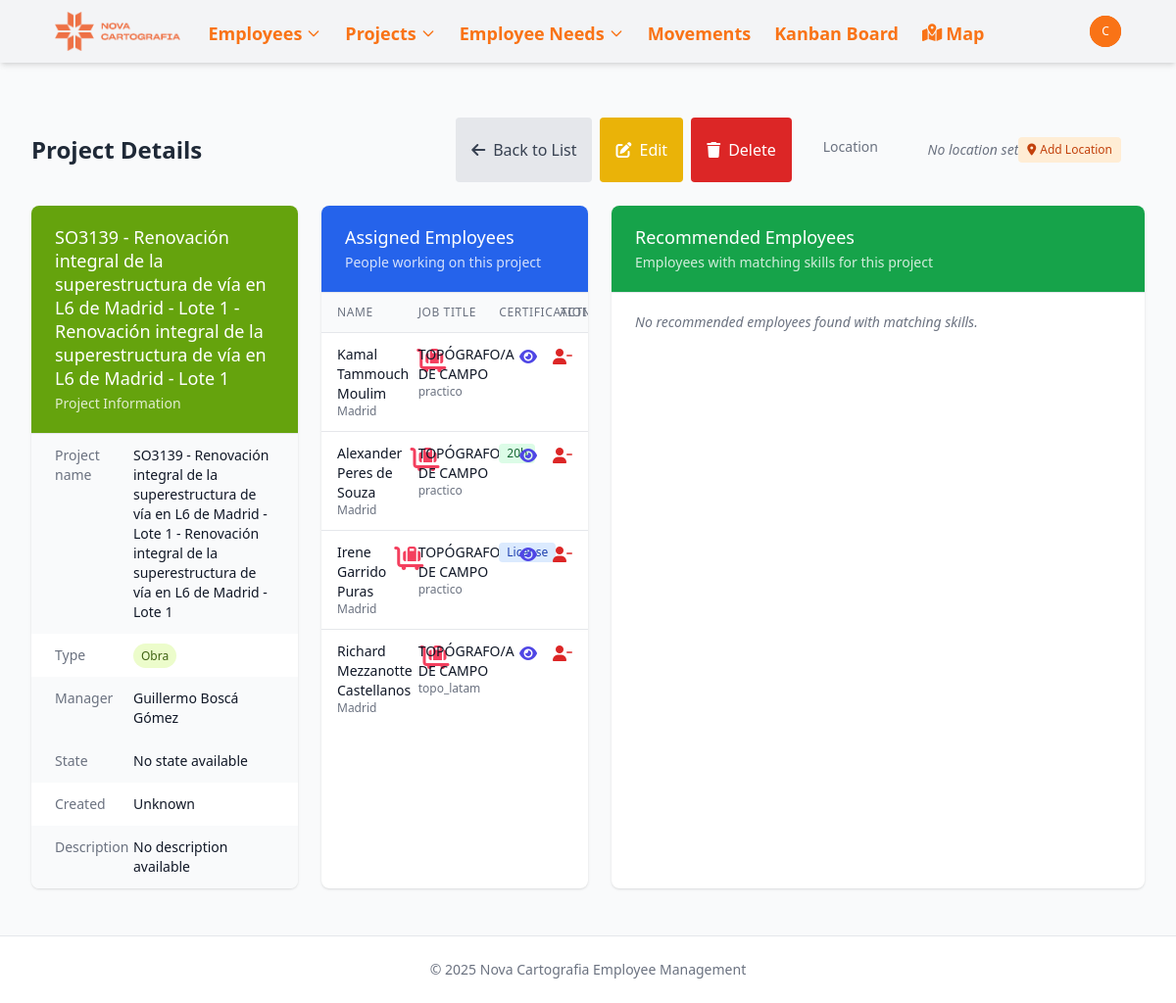
Page /projects/110/ (signed in) on the earlier database version.
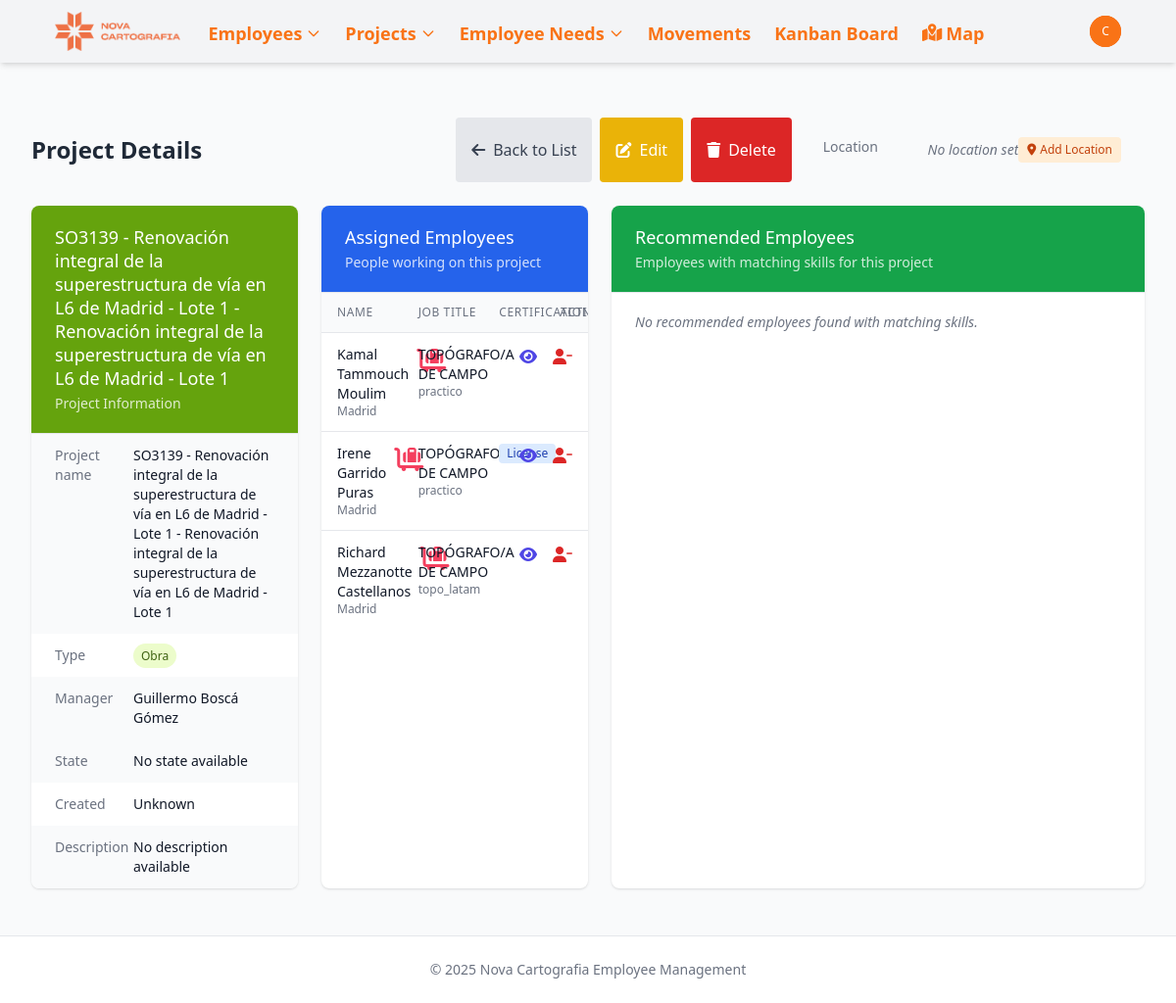
Same page on the later database version.
### novacartografia_employee_management/models.py (models this page shows, shortened)
class Employee(models.Model):
    name = models.CharField(max_length=100)
    job = models.CharField(max_length=100)
    project_id = models.ForeignKey(Project, on_delete=models.SET_NULL, related_name='employee_set', blank=True, null=True)
    street = models.CharField(max_length=100, blank=True, null=True)
    city = models.CharField(max_length=100, blank=True, null=True)
    active = models.BooleanField(default=True, help_text="Indicates if the employee is currently active")
    start_date = models.DateField(default=timezone.now, help_text="When the employee started working", null=True, blank=True)
    end_date = models.DateField(blank=True, null=True, help_text="When the employee ended working, if applicable")
    state = models.CharField(max_length=50, default='valencia',
           choices=[
                ('Araba (Álava)', 'Álava'),
                ('Albacete', 'Albacete'),
                ('Alacant (Alicante)', 'Alicante'),
                ('Almería', 'Almería'),
                ('Asturias', 'Asturias'),
                ('Ávila', 'Ávila'),
                ('Badajoz', 'Badajoz'),
                ('Barcelona', 'Barcelona'),
                ('Burgos', 'Burgos'),
                ('Cáceres', 'Cáceres'),
                ('Cádiz', 'Cádiz'),
                ('Cantabria', 'Cantabria'),
                ('Castelló (Castellón)', 'Castellón'),
                ('Ceuta', 'Ceuta'),
                ('Ciudad Real', 'Ciudad Real'),
                ('Córdoba', 'Córdoba'),
                ('Cuenca', 'Cuenca'),
                ('Gerona', 'Gerona'),
                ('Granada', 'Granada'),
                ('Guadalajara', 'Guadalajara'),
                ('Gipuzkoa (Guipúzcoa)', 'Guipúzcoa'),
                ('Huelva', 'Huelva'),
                ('Huesca', 'Huesca'),
                ('Islas Baleares', 'Islas Baleares'),
                ('Jaén', 'Jaén'),
                ('A Coruña (La Coruña)', 'La Coruña'),
                ('La Rioja', 'La Rioja'),
                ('Las Palmas', 'Las Palmas'),
                ('León', 'León'),
                ('Lérida', 'Lérida'),
                ('Lleida', 'Lérida'),  # Agregado porque aparece en tu CSV
                ('Lugo', 'Lugo'),
                ('Madrid', 'Madrid'),
                ('Málaga', 'Málaga'),
                ('Melilla', 'Melilla'),
                ('Murcia', 'Murcia'),
                ('Navarra (Nafarroa)', 'Navarra'),  # Corregido para coincidir con el CSV
                ('Orense', 'Orense'),
                ('Palencia', 'Palencia'),
                ('Pontevedra', 'Pontevedra'),
                ('Salamanca', 'Salamanca'),
                ('Santa Cruz de Tenerife', 'Santa Cruz de Tenerife'),
                ('Segovia', 'Segovia'),
                ('Sevilla', 'Sevilla'),
                ('Soria', 'Soria'),
                ('Tarragona', 'Tarragona'),
                ('Teruel', 'Teruel'),
                ('Toledo', 'Toledo'),
                ('Valencia', 'Valencia'),
                ('Valladolid', 'Valladolid'),
                ('Bizkaia (Vizcaya)', 'Vizcaya'),
                ('Zamora', 'Zamora'),
                ('Zaragoza', 'Zaragoza'),
            ])
    latitude = models.FloatField(null=True, blank=True)
    longitude = models.FloatField(null=True, blank=True)
    academic_training = models.CharField(max_length=100, blank=True, null=True)
    driver_license = models.BooleanField(default=False)
    twenty_hours = models.BooleanField(default=False)
    sixty_hours = models.BooleanField(default=False)
    confine = models.BooleanField(default=False)
    height = models.BooleanField(default=False)
    mining = models.BooleanField(default=False)
    railway_carriage = models.BooleanField(default=False)
    railway_mounting = models.BooleanField(default=False)
    building = models.BooleanField(default=False)
    office_work = models.BooleanField(default=False)
    scanner = models.BooleanField(default=False)
    leveling = models.BooleanField(default=False)
    static = models.BooleanField(default=False)
    drag = models.BooleanField(default=False)
    locked = models.BooleanField(default=False, help_text="Indicates if the employee is locked for a future project")
    vacations_from = models.DateField(blank=True, null=True)
    vacations_to = models.DateField(blank=True, null=True)
    leave_from = models.DateField(blank=True, null=True)
    leave_to = models.DateField(blank=True, null=True)

### novacartografia_employee_management/views.py (the view)
# urls.py: path('projects/<int:pk>/', views.project_detail, name='project_detail'),
@login_required
def project_detail(request, pk):
    project = get_object_or_404(Project, pk=pk)
    required_skill_fields = [skill for skill in [
        'twenty_hours', 'sixty_hours', 'confine', 'height', 'mining',  # Verificamos que 'height' está aquí
        'railway_carriage', 'railway_mounting', 'building',
        'office_work', 'scanner', 'leveling', 'static', 'drag'
    ] if getattr(project, skill, False)]
    print(f"Required skills: {required_skill_fields}")
    print(f"Project height value: {project.height}")
    required_skills_count = len(required_skill_fields)
    if required_skills_count > 0:
        skill_filter = reduce(operator.or_, [Q(**{skill: True}) for skill in required_skill_fields])
        employees = Employee.objects.filter(skill_filter)
        matching_employees = []
        for emp in employees:
            matches = sum(1 for skill in required_skill_fields if getattr(emp, skill, False))
            if 'height' in required_skill_fields:
                print(f"Employee {emp.name} height: {emp.height}, height matches: {'height' in required_skill_fields and emp.height}")
            percentage = (matches / required_skills_count) * 100
            emp.match_count = matches
            emp.required_count = required_skills_count
            emp.match_percentage = percentage
            emp.is_available = emp.project_id is None
            matching_employees.append(emp)
        matching_employees.sort(key=lambda e: (-e.match_percentage, e.name))
        employees_with_matching_skills = matching_employees[:30]
    else:
        employees_with_matching_skills = []
    context = {
        'project': project,
        'employees_with_matching_skills': employees_with_matching_skills,
        'debug': True,  # Añadir para mostrar mensajes de debug en la template
    }
    return render(request, 'novacartografia_employee_management/project_detail.html', context)

### templates/novacartografia_employee_management/project_detail.html (shortened to what the changed rows need)
{% extends "base.html" %}
{% block content %}
<div class="mb-6 flex justify-between items-center">
    <h2 class="text-2xl font-bold text-gray-800">Project Details</h2>
</div>
<div class="flex flex-col md:flex-row gap-6 mb-6">
    <div class="w-full md:w-1/2">
        <div class="bg-white shadow overflow-hidden sm:rounded-lg h-full">
            <div class="border-t border-gray-200">
                {% with assigned_employees=project.employee_set.all %}
                {% if assigned_employees %}
                <ul class="divide-y divide-gray-200 max-h-[calc(100vh-300px)] overflow-y-auto">
                    {% for employee in assigned_employees %}
                    <li class="px-4 py-3">
                        <div class="grid grid-cols-12 gap-2">
                            <div class="col-span-4">
                                <div class="flex items-center">
                                    <div class="flex">
                                        <div>
                                            <div class="text-sm font-medium text-gray-900">{{ employee.name }}</div>
                                            <div class="text-xs text-gray-500">{{ employee.get_state_display }}</div>
                                        </div>
                                        <div class="ml-2">
                                            {% if employee.state == project.state %}
                                            <i class="fa-solid fa-home text-2xl text-lime-400"></i>
                                            {% else %}
                                            <i class="fa-solid fa-cart-flatbed-suitcase text-2xl text-rose-500"></i>
                                            {% endif %}
                                        </div>
                                    </div>
                                </div>
                            </div>
                            <div class="col-span-4">
                                <div class="text-sm text-gray-900">{{ employee.job|default:"Not specified" }}</div>
                                <div class="text-xs text-gray-500">{{ employee.academic_training|default:"" }}</div>
                            </div>
                            <div class="col-span-3">
                                <div class="flex flex-wrap gap-1">
                                    {% if employee.driver_license %}
                                        <span class="inline-flex items-center px-2 py-0.5 rounded text-xs font-medium bg-blue-100 text-blue-800">
                                            License
                                        </span>
                                    {% endif %}
                                    {% if employee.twenty_hours %}
                                        <span class="inline-flex items-center px-2 py-0.5 rounded text-xs font-medium bg-green-100 text-green-800">
                                            20h
                                        </span>
                                    {% endif %}
                                </div>
                            </div>
                            <div class="col-span-1 flex justify-end space-x-4">
                                <a href="{% url 'employee_detail' employee.id %}" class="text-indigo-600 hover:text-indigo-900">
                                    <i class="fas fa-eye"></i>
                                </a>
                                <form method="post" action="{% url 'unassign_employee_from_project' employee.id %}" style="display: inline;">
                                    <button type="submit" class="text-red-600 hover:text-red-900 border-0 bg-transparent p-0"
                                            onclick="return confirm('Are you sure you want to unassign {{ employee.name }} from this project?');">
                                        <i class="fas fa-user-minus"></i>
                                    </button>
                                </form>
                            </div>
                        </div>
                    </li>
                    {% endfor %}
                </ul>
                {% endif %}
                {% endwith %}
            </div>
        </div>
    </div>
{% endblock %}

Differences in the rows shown:
removed Employee: name "Alexander Peres de Souza", state "Madrid", job "TOPÓGRAFO/A DE CAMPO", academic_training "practico", twenty_hours "20h"
